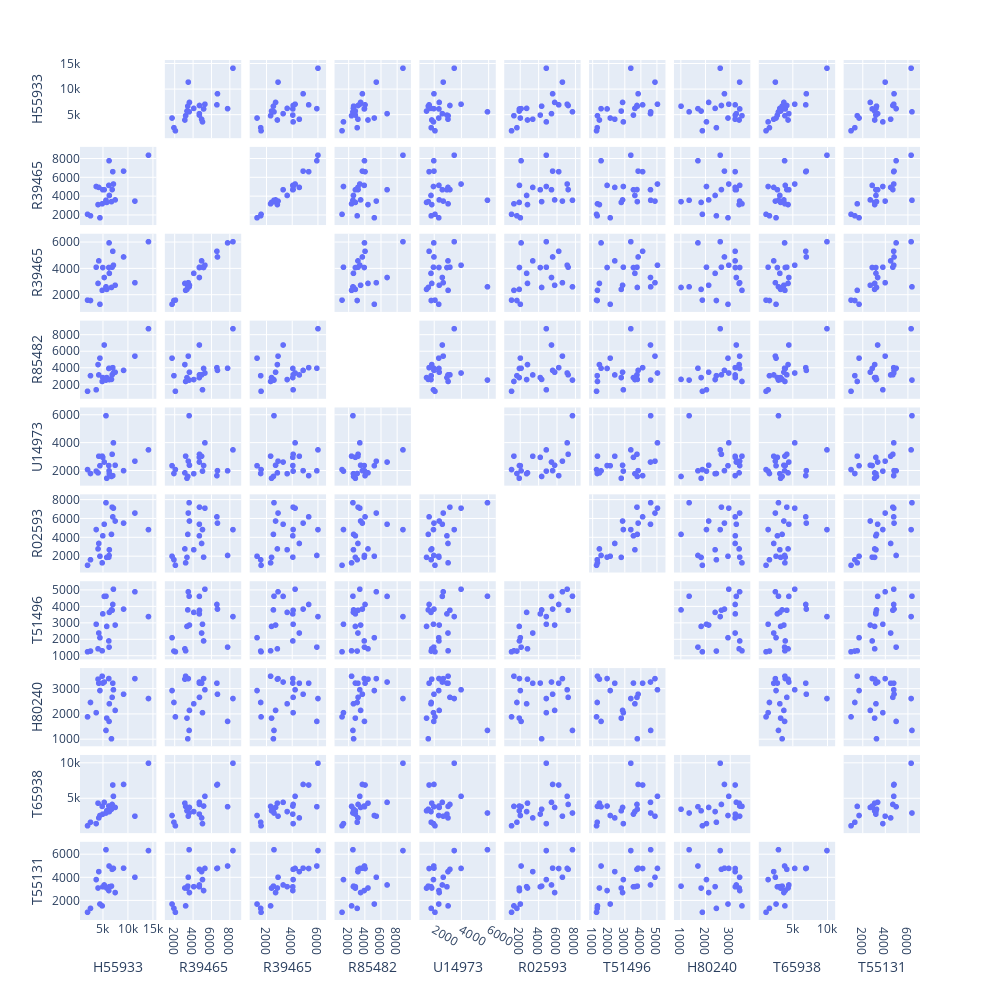
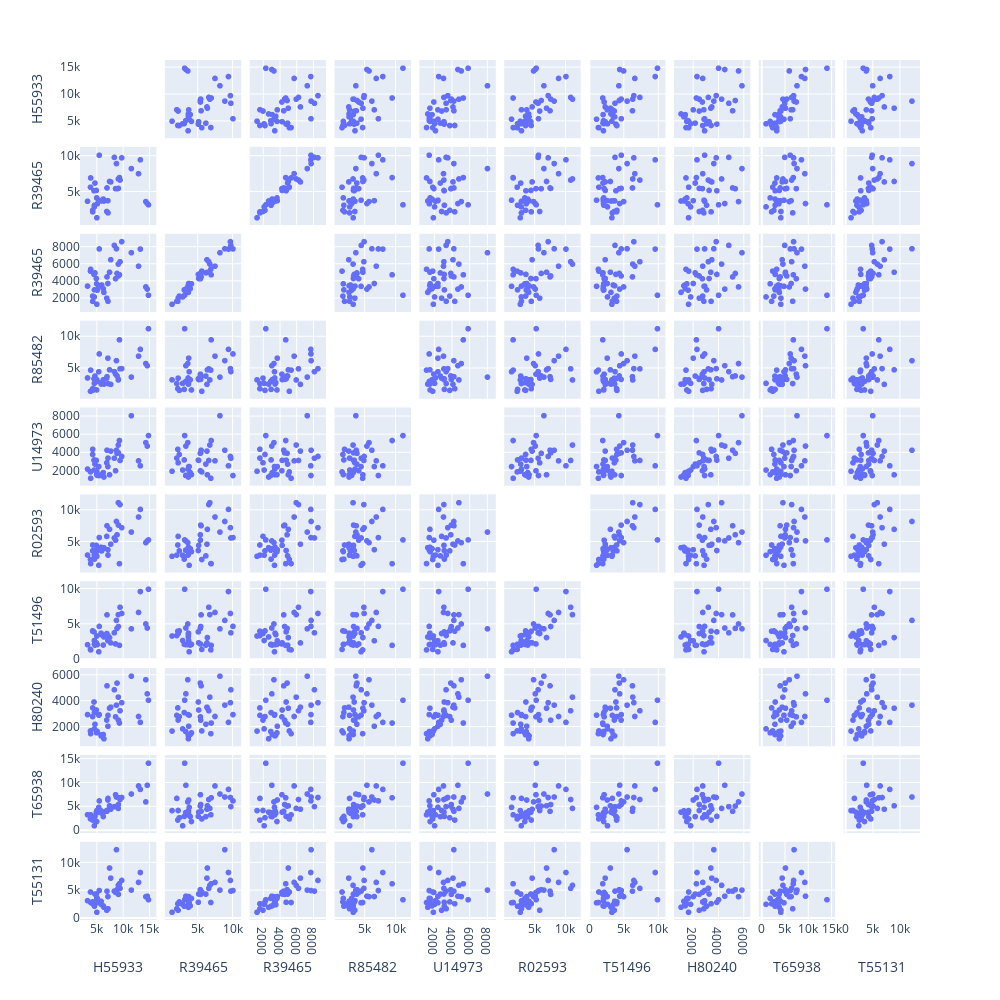

Notebook cell for these charts, in order:
### Code cell
#Draw the scatter matrix of the gene.
data_label_1, data_label_0 = load_file(colon, colon_label)

gene_descriptions = pd.read_csv('colonGeneDescriptions.csv')
gene_names        = gene_descriptions["1"]
collection_10 = gene_names.loc[0:9]
collection_10 = collection_10.tolist()
collection_10[2] = "R39465 "
collection_10

names = data_label_1.columns.tolist()
names_10 = []
for i in names:
    if i == '10':
        break
    else:
        names_10.append(i)

data_label_1_10 = data_label_1.loc[:,names_10] 
data_label_0_10 = data_label_0.loc[:,names_10] 

for i in range(len(names_10)):
    data_label_1_10 = data_label_1_10.rename(index=str, columns={names_10[i]:collection_10[i]})
    data_label_0_10 = data_label_0_10.rename(index=str, columns={names_10[i]:collection_10[i]})


fig1 = px.scatter_matrix(data_label_1_10, dimensions = collection_10)
fig1.update_traces(diagonal_visible=False)


fig1.update_layout(
                  dragmode='select',
                  width=1000,
                  height=1000,
                  hovermode='closest')
fig1.show()

fig2 = px.scatter_matrix(data_label_0_10, dimensions = collection_10)
fig2.update_traces(diagonal_visible=False)


fig2.update_layout(
                  dragmode='select',
                  width=1000,
                  height=1000,
                  hovermode='closest')
fig2.show()
